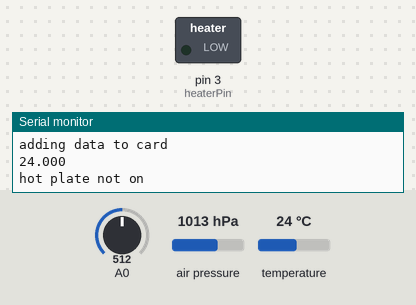
The sketch below on a simulated Arduino Uno, built with avr-gcc and run on an emulated ATmega328P. Shown: switched loads named in the sketch (green lamp = pin HIGH), the last lines printed to the serial monitor. Inputs (shaded band) come from the test bench; at power-on: temperature 24 °C, A0 = 512, air pressure 1013 hPa. Storage starts empty.

Above: at 10.8 s.
10.9 s: temperature set to 16 °C
21.3 s: temperature set to 14.9 °C
At 30.8 s:
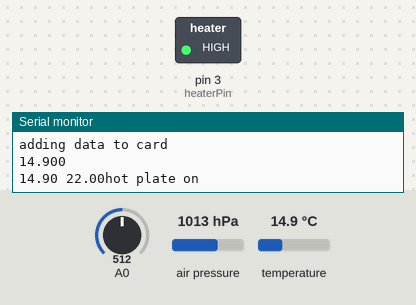
31.7 s: temperature set to 21.4 °C
41.4 s: temperature set to 22.4 °C
At 50.9 s:
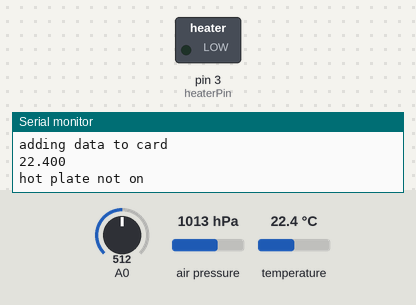
51.8 s: temperature set to 12 °C
At 61.2 s:
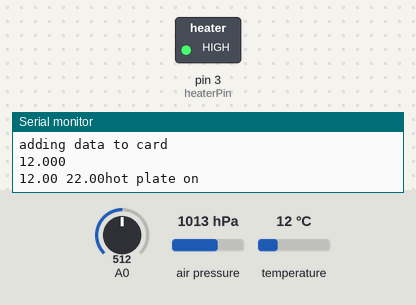
Timing chart, 0 to 62.7 s (numbered marks = the images above; inputs shaded):
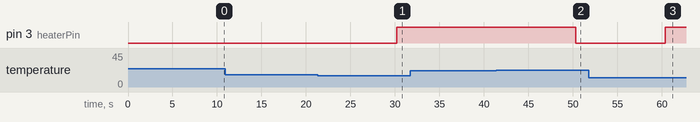

Measured:
- the behaviour switches between 15.5 and 15.4 °C on temperature (found by bisection; images 0 and 1)
- the behaviour switches between 21.9 and 22 °C on temperature (found by bisection; images 1 and 2)
- after the input at 21.3 s, pin 3 (heaterPin): LOW → HIGH after 8.9 s
- after the input at 41.4 s, pin 3 (heaterPin): HIGH → LOW after 8.9 s
- after the input at 51.8 s, pin 3 (heaterPin): LOW → HIGH after 8.6 s

The sketch:

injection_project.ino
```cpp
/*
 * created november 27 2015
 * by Kyle Schneider
 */


int timeSec = 0;
int timeHour = 0;
//for SD card
#include <SPI.h>
#include <SD.h>

//for pressure sensor
#include <SFE_BMP180.h>
#include <Wire.h>
SFE_BMP180 pressure;
double baseline;
#define ALTITUDE 25.0 //the willy field, McMurdo Station(bollon launch) is at about sea level

 const int chipSelect = 10;

 //for heater
 const int heaterPin = 3;
 double lowTemp = 22.0;

void setup() {
    // Open serial communications and wait for port to open:
  Serial.begin(9600);
  // this includes erasing the data on card
 // Serial.print("Initializing SD car...");
  pinMode(heaterPin, OUTPUT);
  //see if the card is present and can initialized:
  if (!SD.begin(chipSelect)) {
    Serial.println("Card failed, or not present");
    // don't do anything more:
    return;
  }
  Serial.println("card initialized.");
//deletes DATALOGGER file if the file is already there
//Serial.println("Removing example.txt...");
//  SD.remove("datalog.txt");

//see if the pressure sensor is working
 if (pressure.begin())
    Serial.println("BMP180 init success");
  else
  {
    // Oops, something went wrong, this is usually a connection problem,
    // see the comments at the top of this sketch for the proper connections.

    Serial.println("BMP180 init fail (disconnected?)\n\n");
    while(1); // Pause forever.
  }
}

/////////////////////////////////////////////////end setup//////////////////////////////////////////

void loop() {
  float temp = getVoltage(A0);
  float fahrenheit = (((temp - .5) * 100.0) * 1.8) +32.0;
  double tempSensor;
  char status;
  double T,P,p0,a;
  float celcus;

  /////////////////loggin data////////////////////////
  if(timeSec >= 10){
    timeSec = 0;
    timeHour++;
    /////////just for temp/////////////


 ////////////////////////////////////////////////////////for the pressure/altitude sensor////////////////////////////////////////////////////////////////////
 char status;
  double T,P,p0,a;

  status = pressure.startTemperature();
  if (status != 0)
  {
    // Wait for the measurement to complete:
    delay(status);

    // Retrieve the completed temperature measurement:
    // Note that the measurement is stored in the variable T.
    // Function returns 1 if successful, 0 if failure.

    status = pressure.getTemperature(T);
    pressure.getTemperature(tempSensor);
    if (status != 0)
    {
      // Start a pressure measurement:
      // The parameter is the oversampling setting, from 0 to 3 (highest res, longest wait).
      // If request is successful, the number of ms to wait is returned.
      // If request is unsuccessful, 0 is returned.

      status = pressure.startPressure(3);
      if (status != 0)
      {
        // Wait for the measurement to complete:
        delay(status);

        // Retrieve the completed pressure measurement:
        // Note that the measurement is stored in the variable P.
        // Note also that the function requires the previous temperature measurement (T).
        // (If temperature is stable, you can do one temperature measurement for a number of pressure measurements.)
        // Function returns 1 if successful, 0 if failure.

        status = pressure.getPressure(P,T);
        if (status != 0)
        {
          // The pressure sensor returns abolute pressure, which varies with altitude.
          // To remove the effects of altitude, use the sealevel function and your current altitude.
          // This number is commonly used in weather reports.
          // Parameters: P = absolute pressure in mb, ALTITUDE = current altitude in m.
          // Result: p0 = sea-level compensated pressure in mb

          p0 = pressure.sealevel(P,ALTITUDE); // we're at 1655 meters (Boulder, CO)

          // On the other hand, if you want to determine your altitude from the pressure reading,
          // use the altitude function along with a baseline pressure (sea-level or other).
          // Parameters: P = absolute pressure in mb, p0 = baseline pressure in mb.
          // Result: a = altitude in m.

          a = pressure.altitude(P,p0);
        }
        else Serial.println("error retrieving pressure measurement\n");
      }
      else Serial.println("error starting pressure measurement\n");
    }
    else Serial.println("error retrieving temperature measurement\n");
  }
  else Serial.println("error starting temperature measurement\n");
////////////////////////////////////////////////////////end pressure/altitude sensor////////////////////////////////////////////////////////////////////

     String dataString = "Hour " + String(timeHour) + ": temp=" + String(T,3) + " pressure=" + String(P,5) + "mb";
  Serial.println(dataString);

    ///////////adding data to card////////////////
    // open the file. note that only one file can be open at a time,
  // so you have to close this one before opening another.
  File dataFile = SD.open("datalog.txt", FILE_WRITE);

  // if the file is available, write to it:
  if (dataFile) {
   dataFile.println(dataString);
   Serial.println("adding data to card");
  }
  // if the file isn't open, pop up an error:
  else {
    Serial.println("error opening datalog.txt");
  }


  Serial.println(T,3);
 if(tempSensor < lowTemp){
    digitalWrite(heaterPin, HIGH);
    lowTemp = 22.0;
    //lowTemp = 25.0;
    Serial.print(tempSensor);
    Serial.print(" ");
    Serial.print(lowTemp);
    dataFile.println("hot plate on");
    Serial.println("hot plate on");
  }else{
    digitalWrite(heaterPin, LOW);
    lowTemp = 15.5;
    //lowTemp = 23.8;
     dataFile.println("hot plate off");
    Serial.println("hot plate not on");
  }
  dataFile.close();
 }

 ////////////////////end logging data//////////////////////
  //deals with temperature and turning on and off the heater

   //this delays reading every 10 seconds
  timeSec = timeSec + 10;
 delay(10000);
}

float getVoltage(int pin){
    return (analogRead(pin) * .004882614);
  }
```
